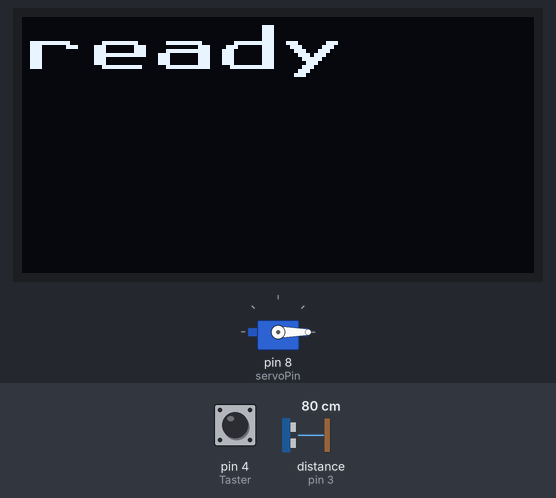
Bench run of a sketch on a simulated Arduino Uno, built with avr-gcc and run on an emulated ATmega328P. Shown: servo, 128×64 one-colour display. Wiring (inferred from the names in the program): ultrasonic range finder: trigger pin 3; echo pin 3. The inputs (shaded band) are chosen by the test bench; at power-on: pin 4 (Taster) LOW, distance to the obstacle (sensor on pin 3) 80 cm. The echo pulse lasts 58.3 µs per cm.

Above: at 2.3 s.
2.4 s: pin 4 (Taster) pulled HIGH for 0.15 s
At 3.3 s:
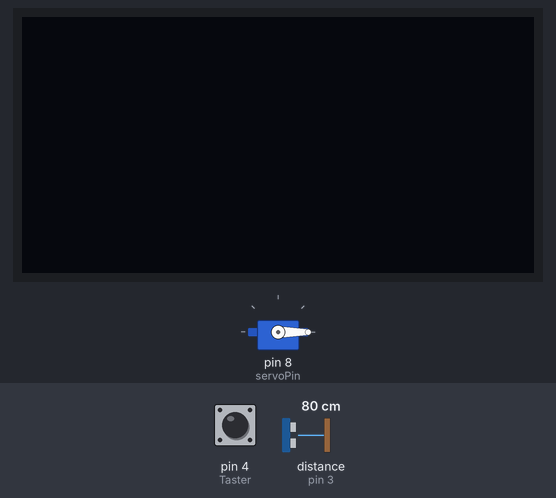
5.5 s: distance to the obstacle (sensor on pin 3) set to 23 cm
7.0 s: distance to the obstacle (sensor on pin 3) set to 18 cm
At 8.3 s:
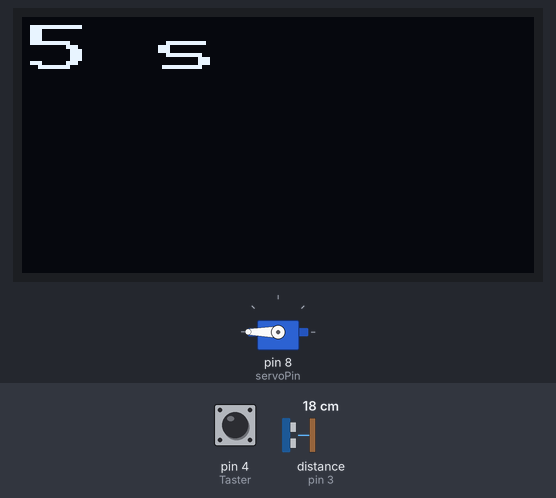
10.0 s: pin 4 (Taster) pulled HIGH for 1 s
At 11.3 s:
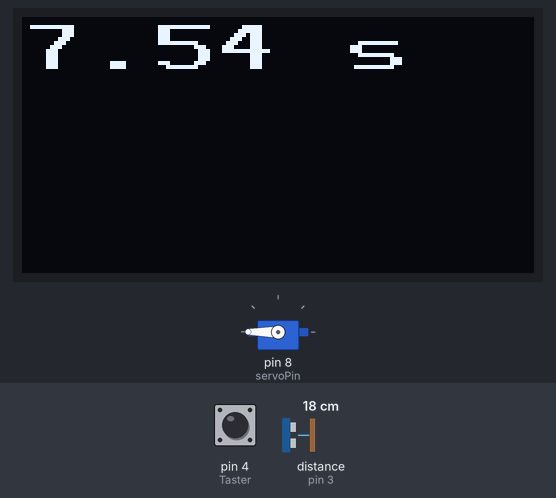
12.5 s: pin 4 (Taster) pulled HIGH for 0.15 s
At 14.6 s:
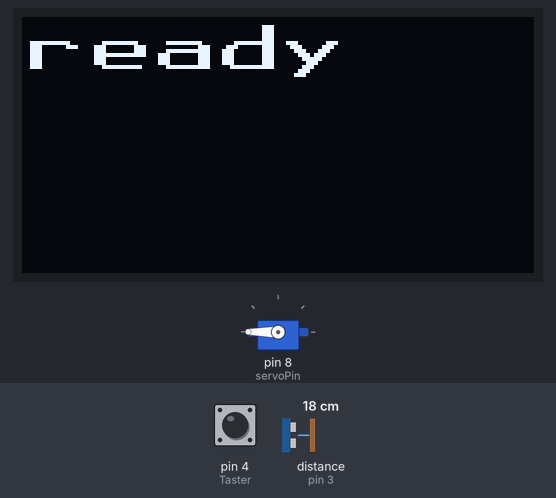
Timing chart, 0 to 16.6 s (numbered marks = the images above; inputs shaded):
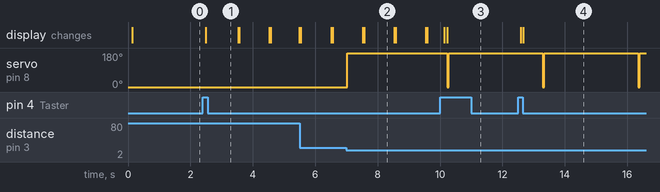

Measured:
- the behaviour switches between 21 and 20 cm on distance to the obstacle (sensor on pin 3) (found by bisection; images 1 and 2)
- after the input at 2.4 s, the display: changes after 0.09 s (image 1)
- after the input at 7.0 s, servo on pin 8 (servoPin): 0° → 180° at once
- after the input at 12.5 s, the display: first changes after 0.08 s (image 4 shows a later state)
- what the display in image 2 shows lasts 0.9 s, from 7.6 s to 8.5 s

The sketch:

20_BahnschrankeTimerLoesung.ino
```cpp
#include <Arduino_SensorKit.h>
#include <Servo.h>

// Servo-Pin
const int servoPin = 8; // Grove D8
Servo schranke;

// Ultraschallsensor-Pins (Grove D3)
const int echoPin = 3;  // Grove Ultrasonic Sensor uses single digital pin

// Button-Pin
const int Taster = 4; // Pin für den Button -> D4

// Hier Entfernung anpassen
const int schwellwert = 20; // Anpassbarer Schwellwert

// Hier Winkel anpassen
const int winkelAuf = 180;
const int winkelZu = 0;

// Timer-Variablen
unsigned long startMillis = 0; // Startzeit
unsigned long elapsedMillis = 0; // Vergangene Zeit
bool running = false; // Timer-Status
bool measurementComplete = false; // Flag für abgeschlossene Messung
bool readyForNewMeasurement = false; // Flag für bereit für neue Messung

// Schrankensteuerung
bool schrankeOffen = false; // Status der Schranke
unsigned long schrankeTimer = 0; // Startzeit der geöffneten Schranke
const unsigned long schrankeOffenZeit = 3000; // Schranke bleibt 3 Sekunden geöffnet

// Letzter Button-Status für Entprellung
int Tasterstatus = 0; // Startwert
int lastTasterstatus = 0; // Vorheriger Zustand des Buttons

// Für das OLED-Display
unsigned long lastDisplayedSeconds = 0; // Zuletzt angezeigte Sekunden
unsigned long finalTime = 0; // Gespeicherte Endzeit in Sekunden

void setup() {
  // Servo initialisieren
  schranke.attach(servoPin);
  schranke.write(winkelZu); // Schranke geschlossen

  // Grove Ultrasonic Sensor benötigt keinen separaten Trigger-Pin
  pinMode(echoPin, INPUT);

  // Taster-Pin
  pinMode(Taster, INPUT); // Taster als Eingang

  // OLED-Display starten
  Oled.begin();
  Oled.setFlipMode(false); // Text wird normal angezeigt
  Oled.setFont(u8x8_font_px437wyse700b_2x2_r);
  Oled.clear();
  Oled.println("ready");
  Oled.display(); // OLED aktualisieren
  delay(1000);
}

void loop() {
  // Button einlesen
  Tasterstatus = digitalRead(Taster);

  // Flankengesteuerte Erkennung des Buttons
  if (Tasterstatus == HIGH && lastTasterstatus == LOW) {
    delay(50); // Entprellung
    if (digitalRead(Taster) == HIGH) {
      // Zustandsmaschine für die Messung
      if (!running && !measurementComplete && !readyForNewMeasurement) {
        // Erster Druck - Starte Messung
        running = true;
        startMillis = millis();
        Oled.clear();
      }
      else if (running) {
        // Zweiter Druck - Stoppe Messung
        running = false;
        measurementComplete = true;
        finalTime = elapsedMillis / 1000;
        displayFinalTime();
      }
      else if (measurementComplete) {
        // Dritter Druck - Bestätige und gehe in Bereitschaft
        measurementComplete = false;
        readyForNewMeasurement = true;
        Oled.clear();
        Oled.println("ready");
        Oled.display();
      }
      else if (readyForNewMeasurement) {
        // Vierter Druck - Starte neue Messung
        readyForNewMeasurement = false;
        running = true;
        elapsedMillis = 0;
        startMillis = millis();
        Oled.clear();
      }
    }
  }
  lastTasterstatus = Tasterstatus;

  // Timer-Berechnung, falls aktiv
  if (running) {
    elapsedMillis = millis() - startMillis;

    // Aktualisiere die Anzeige während der Messung jede Sekunde
    unsigned long currentSeconds = elapsedMillis / 1000;
    if (currentSeconds != lastDisplayedSeconds) {
      lastDisplayedSeconds = currentSeconds;
      displayCurrentTime();
    }
  }

  // Schrankensteuerung
  schrankeSteuern();

  delay(50); // Kurze Pause für Stabilität
}

// Anzeige der aktuellen Zeit während der Messung
void displayCurrentTime() {
  Oled.clear();
  Oled.print(lastDisplayedSeconds); // Nur ganze Sekunden
  Oled.print(" s");
  Oled.display();
}

// Anzeige der Endzeit mit 2 Nachkommastellen
void displayFinalTime() {
  Oled.clear();

  // Um die Endzeit mit zwei Nachkommastellen anzuzeigen, kannst du die float-Werte verwenden
  float finalTimeInSeconds = finalTime + (elapsedMillis % 1000) / 1000.0;
  Oled.print(finalTimeInSeconds, 2); // Zeigt 2 Dezimalstellen
  Oled.print(" s");
  Oled.display();
}

// Schrankensteuerung basierend auf Entfernung
void schrankeSteuern() {
  long entfernung = messeEntfernung();

  // Schranke öffnen, wenn ein Objekt erkannt wird und sie geschlossen ist
  if (entfernung > 0 && entfernung < schwellwert && !schrankeOffen) {
    schranke.write(winkelAuf); // Schranke öffnet
    schrankeOffen = true;
    schrankeTimer = millis(); // Startzeit merken
  }

  // Schranke schließen, wenn sie offen ist und die Zeit abgelaufen ist
  if (schrankeOffen && millis() - schrankeTimer >= schrankeOffenZeit) {
    schranke.write(winkelZu); // Schranke schließt
    schrankeOffen = false;
  }
}

// Funktion zur Messung der Entfernung mit Grove Ultrasonic Sensor
long messeEntfernung() {
  pinMode(echoPin, OUTPUT);
  digitalWrite(echoPin, LOW);
  delayMicroseconds(2);
  digitalWrite(echoPin, HIGH);
  delayMicroseconds(10);
  digitalWrite(echoPin, LOW);
  pinMode(echoPin, INPUT);

  long dauer = pulseIn(echoPin, HIGH);
  long entfernung = (dauer * 0.034) / 2;
  return entfernung;
}
```
